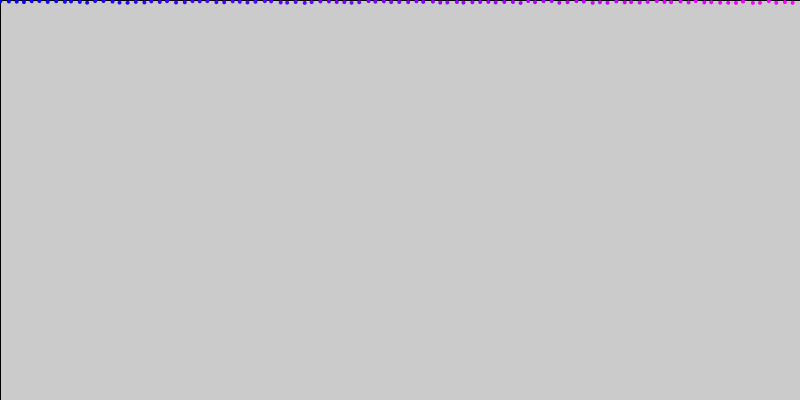
Frame 1 (no input)
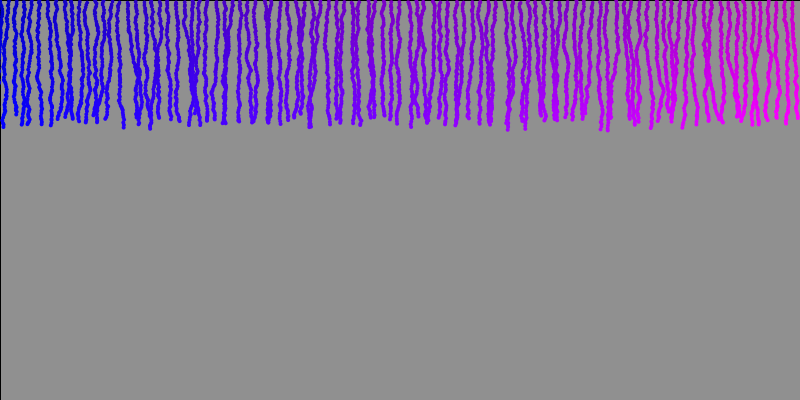
Frame 60 (the mouse pressed at the canvas centre just before this capture)
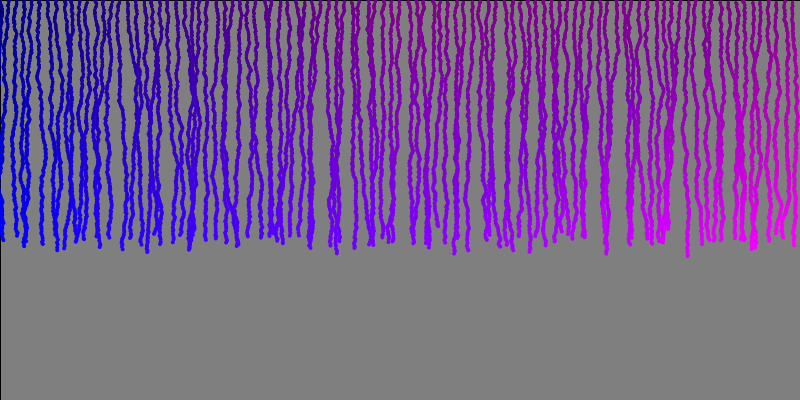
Frame 120 (the mouse held since frame 60 and released just before this capture)

The Processing sketch that drew these frames (run headless with seeded random() and noise(); from frame 60 on, the mouse is pressed at the canvas centre):

// Processing sketch: processing_133599
// ── processing_133599.pde

Hair[] myHairs;

void setup(){
  size( 800, 400 );
  
  myHairs = new Hair[100];
  for( int i=0; i<myHairs.length; i=i+1){
    float newX = map( i, 0, myHairs.length, 0, width );
    float newRed = map( i, 0, myHairs.length, 0, 255 );
    color newColor = color( newRed, 0, 255 );
    myHairs[i] = new Hair( newX, newColor );
  }
}

void draw(){
  fill( 50, 1 );
  rect( 0, 0, width, height );
  
  for( int i=0; i<myHairs.length; i=i+1){
    myHairs[i].update();
    myHairs[i].display();
  }
}

class Hair {
  float x;
  float y;
  color fillColor;
  
  // constructor
  Hair( float theX, color theColor ){
    x = theX;
    y = 0;
    fillColor = theColor;
  }
  
  void update(){
    x = x + random(-1,1);
    y = y + random(-1,1) + 2;
  }
  
  void display(){
    noStroke();
    fill(fillColor);
    ellipse( x, y, 4, 4 );
  }
}
